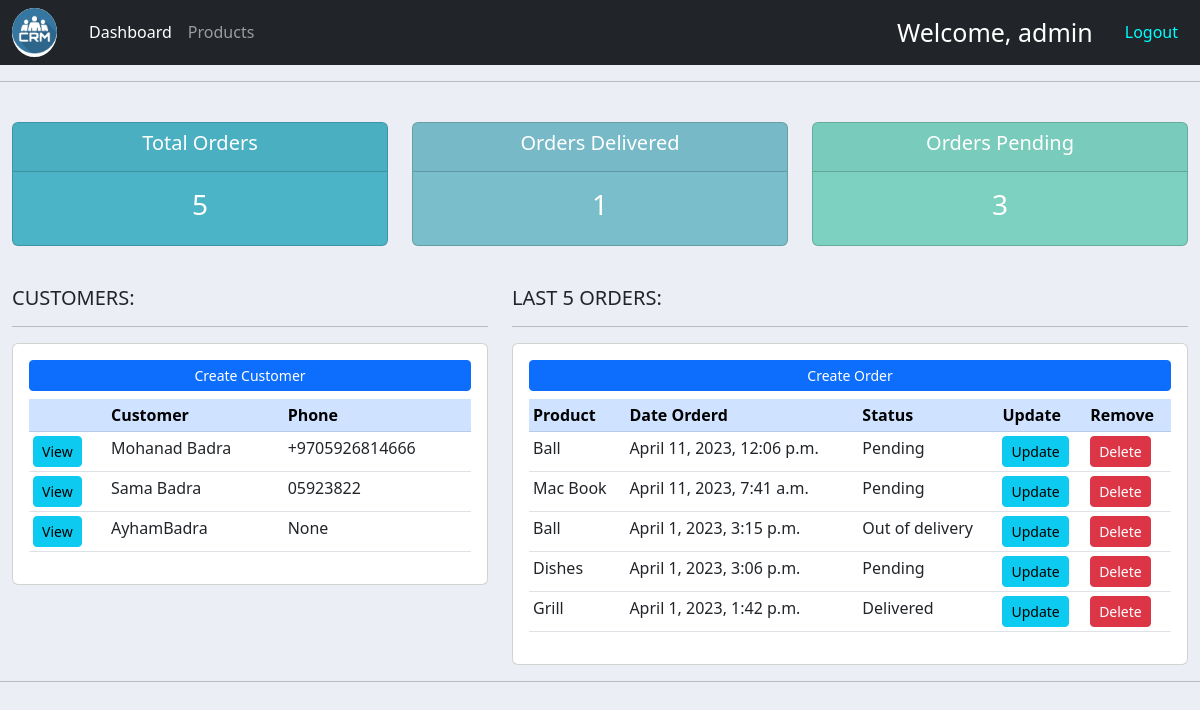
The app's page / (signed in) with its own data.
### accounts/models.py (models this page shows, shortened)
class Customer(models.Model):
    user = models.OneToOneField(User, null=True, blank=True, on_delete=models.CASCADE)
    name = models.CharField(max_length=50)
    email = models.CharField(max_length=200, null=True)
    phone = models.CharField(max_length=200, null=True)
    profile_pic = models.ImageField(default='profile.png', null=True, blank=True)
    date_created = models.DateTimeField(auto_now_add=True)

class Order(models.Model):
    STATUS = (
        ("Pending", "Pending"),
        ("Out of delivery", "Out of delivery"),
        ("Delivered", "Delivered"),
    )
    customer = models.ForeignKey(
        Customer, null=True, on_delete=models.SET_NULL)
    product = models.ForeignKey(Product, null=True, on_delete=models.SET_NULL)
    date_created = models.DateTimeField(auto_now_add=True)
    status = models.CharField(max_length=100, choices=STATUS)
    note = models.CharField(max_length=200, null=True, blank=True)

class Product(models.Model):
    CATEGORY = (
        ("Indoor", "Indoor"),
        ("Out  door", "Out  door"),
    )
    name = models.CharField(max_length=800)
    price = models.FloatField(null=True)
    category = models.CharField(max_length=80, choices=CATEGORY)
    description = models.CharField(max_length=800, null=True, blank=True)
    date_created = models.DateTimeField(auto_now_add=True)
    tags = models.ManyToManyField(Tag)
    def __str__(self):
        return self.name

### accounts/decorators.py (the view)
    def wrapper_function(request, *args, **kwargs):
        if request.user.groups.exists():
            group = request.user.groups.all()[0].name
            if group == 'admin':
                return view_func(request, *args, **kwargs)
            elif group == 'customer':
                return redirect('user')

### accounts/views.py (called while the page is built)
@login_required(login_url='login')
@admins_only
def home(request):
    customers = Customer.objects.all().order_by('date_created')
    orders = Order.objects.all().order_by('-date_created')
    customers_count = customers.count()
    orders_count = orders.count()
    delivered = orders.filter(status="Delivered").count()
    pending = orders.filter(status="Pending").count()
    context = {'customers': customers, 'orders': orders, 'customers_count': customers_count,
               'orders_count': orders_count, 'delivered': delivered, 'pending': pending}
    return render(request, 'accounts/dashboard.html', context)

### accounts/templates/accounts/dashboard.html
{% extends 'accounts/main.html' %}
{% block content %}
{% include 'accounts/status.html' %}
<br />
<div class="row">
  <div class="col-md-5">
    <h5>CUSTOMERS:</h5>
    <hr />
    <div class="card card-body">
      <a class="btn btn-primary btn-sm btn-block mb-2" href="#">Create Customer</a>
      <table class="table table-sm">
        <tr class="table-primary">
          <th></th>
          <th>Customer</th>
          <th>Phone</th>
        </tr>
        {% for customer in customers %}
        {% if customer.user.groups.all.0.name == 'customer' %}
        <tr>
          <td><a class="btn btn-info btn-sm" href="{% url 'customer' customer.id%}">View</a></td>
          <td>{{customer.name}}</td>
          <td>{{customer.phone}}</td>
        </tr>
        {% endif %}
        {% endfor %}
      </table>
    </div>
  </div>
  <div class="col-md-7">
    <h5>LAST 5 ORDERS:</h5>
    <hr />
    <div class="card card-body">
      <a class="btn btn-primary btn-sm btn-block mb-2" href="{% url 'create_order' 'add' %}">Create Order</a>
      <table class="table table-sm">
        <tr class="table-primary">
          <th>Product</th>
          <th>Date Orderd</th>
          <th>Status</th>
          <th>Update</th>
          <th>Remove</th>
        </tr>
        {% for order in orders %}
        <tr>
          <td>{{order.product}}</td>
          <td>{{order.date_created}}</td>
          <td>{{order.status}}</td>
          <td><a href="{% url 'update_order' order.pk %}" class="btn btn-info btn-sm">Update</a></td>
          <td><a href="{% url 'delete_order' order.pk %}" class="btn btn-danger btn-sm">Delete</a></td>
        </tr>
        {% endfor %}
      </table>
    </div>
  </div>
</div>
{% endblock %}

### accounts/templates/accounts/main.html (shortened to what this page needs)
{% load static %}
<!DOCTYPE html>
<html lang="en">
  <head>
    <link
      href="https://cdn.jsdelivr.net/npm/bootstrap@5.3.0-alpha2/dist/css/bootstrap.min.css"
      rel="stylesheet"
    />
    <link href="{% static '/css/main.css' %}" rel="stylesheet" />
  </head>
  <body>
      <nav class="navbar navbar-expand-lg navbar-dark bg-dark">
        <div class="container-fluid">
          <a class="nav-link active" aria-current="page" href="{% url 'home' %}"
            ><img src="{% static 'images/logo.png' %}" width="45px" id="logo"
          /></a>
          <div class="collapse navbar-collapse mx-4" id="navbarNav">
            <ul class="navbar-nav">
              {% if request.user.groups.all.0.name == 'admin' %}
              <li class="nav-item">
                <a
                  class="nav-link active"
                  aria-current="page"
                  href="{% url 'home' %}"
                  >Dashboard</a
                >
              </li>
              <li class="nav-item">
                <a class="nav-link" href="{% url 'products' %}">Products</a>
              </li>
              {% endif %}
            </ul>
          </div>
          <span id="welcome">Welcome, {{request.user}}</span>
          <a id="logout" href="{% url 'logout' %}">Logout</a>
        </div>
      </nav>
      <hr />
    <div class="container-fluid">
      {% block content %}
      {% endblock %}
    </div>
    <hr />
  </body>
</html>

### accounts/static/css/main.css (style rules this page uses)
#logo { background: #fff; border-radius: 50%; }
body { background-color: #ebeff5; }

### accounts/templates/accounts/main.html (style rules this page uses)
span { color: white; margin-right: 22px; font-size: 25px; }
#logout { text-decoration: none; color:aqua; margin: 10px; }

### records on screen
Customer: name "Mohanad Badra", phone "+9705926814666"
Customer: name "Sama Badra", phone "05923822"
Customer: name "AyhamBadra", phone "None"
Order: product "Ball", date_created "April 11, 2023, 12:06 p.m.", status "Pending"
Order: product "Mac Book", date_created "April 11, 2023, 7:41 a.m.", status "Pending"
Order: product "Ball", date_created "April 1, 2023, 3:15 p.m.", status "Out of delivery"
Order: product "Dishes", date_created "April 1, 2023, 3:06 p.m.", status "Pending"
Order: product "Grill", date_created "April 1, 2023, 1:42 p.m.", status "Delivered"

### other values on screen
{{ request.user }} "admin"
{{ orders_count }} "5"
{{ delivered }} "1"
{{ pending }} "3"
